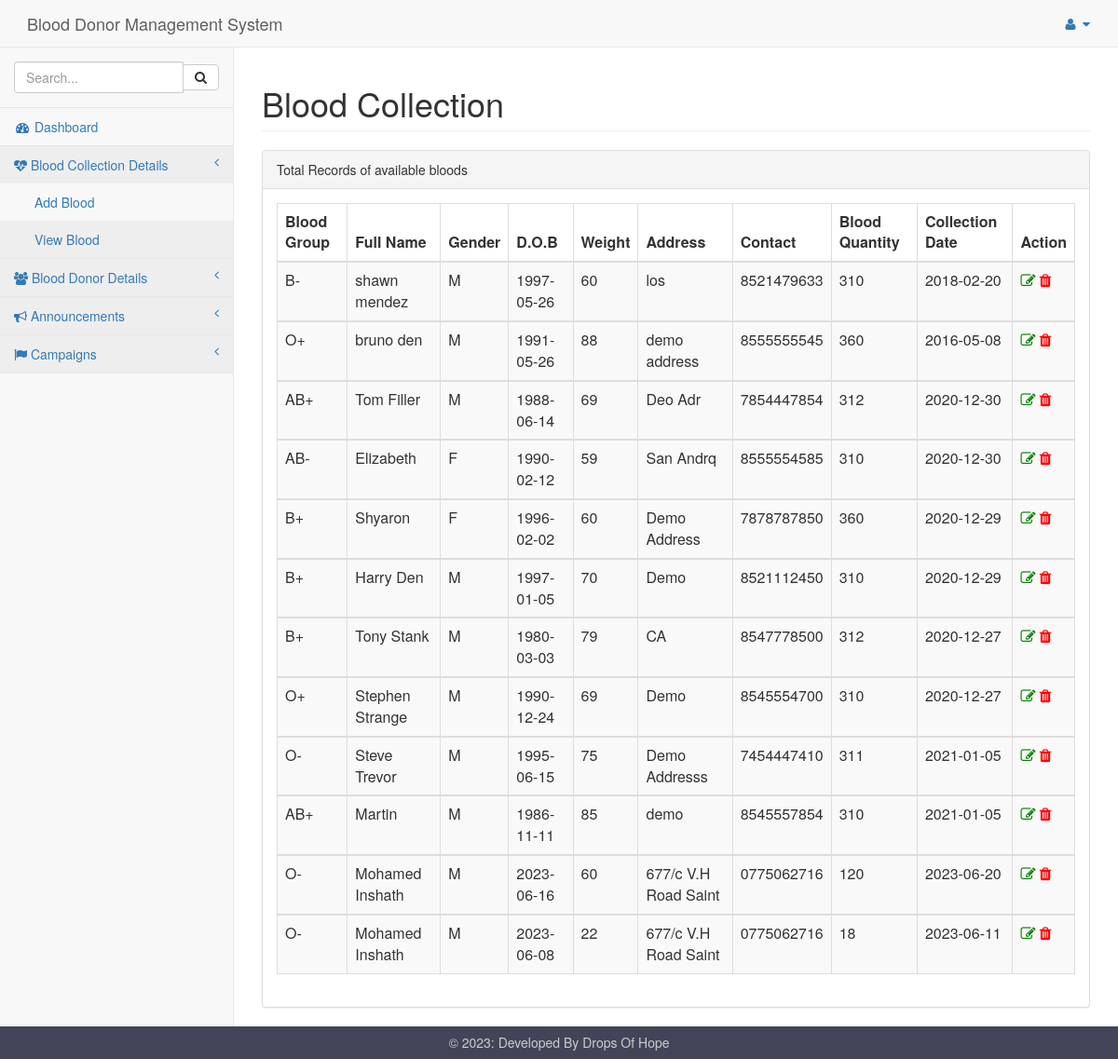
Page /admin/pages/viewblood.php on the committed database.
### tables this page shows
CREATE TABLE `blood` (
  `id` int(11) NOT NULL,
  `name` varchar(20) NOT NULL,
  `gender` varchar(20) NOT NULL,
  `dob` date NOT NULL,
  `weight` int(11) NOT NULL,
  `bloodgroup` varchar(3) NOT NULL,
  `address` varchar(20) NOT NULL,
  `contact` varchar(10) NOT NULL,
  `bloodqty` int(11) NOT NULL,
  `collection` date NOT NULL
);

### admin/pages/viewblood.php (the view, shortened to what this page needs)
<html>
<head>
	<link href="../assests/css/bootstrap.min.css" rel="stylesheet">
	<link href="../assests/vendor/metisMenu/metisMenu.min.css" rel="stylesheet">
	<link href="../assests/css/dataTables/dataTables.bootstrap.css" rel="stylesheet">
	<link href="../assests/css/dataTables/dataTables.responsive.css" rel="stylesheet">
	<link href="../assests/css/sb-admin-2.css" rel="stylesheet">
	<link href="../assests/vendor/font-awesome/css/font-awesome.min.css" rel="stylesheet" type="text/css">
	<link rel="stylesheet" href="../assests/fonts/icofont.min.css">
</head>
<body>
	<div id="wrapper">
		<?php include 'includes/nav.php' ?>
		<div id="page-wrapper">
			<div class="container-fluid">
				<div class="row">
					<div class=".col-lg-12">
						<h1 class="page-header">Blood Collection</h1>
					</div>
				</div>
				<div class="row">
					<div class=".col-lg-12">
						<div class="panel panel-default">
							<div class="panel-heading">
								Total Records of available bloods
							</div>
							<div class="panel-body">
								<div class="table-responsive">
									<table class="table table-striped table-bordered table-hover" id="dataTables-example">
										<?php
										include "dbconnect.php";
										$qry = "select * from blood";
										$result = mysqli_query($conn, $qry);
										echo "
						<thead>
						<tr>
							<th>Blood Group</th>
							<th>Full Name</th>
							<th>Gender</th>
							<th>D.O.B</th>
							<th>Weight</th>
							<th>Address</th>
							<th>Contact</th>
							<th>Blood Quantity</th>
							<th>Collection Date</th>
							<th colspan='2'>Action</th>
						</tr>
						</thead>";
										while ($row = mysqli_fetch_array($result)) {
											echo "<tbody>
						  <tr class='gradeA'>
						  <td>" . $row['bloodgroup'] . "</td>
						  <td>" . $row['name'] . "</td>
						  <td>" . $row['gender'] . "</td>
						  <td>" . $row['dob'] . "</td>
						  <td>" . $row['weight'] . "</td>
						  <td>" . $row['address'] . "</td>
						  <td>" . $row['contact'] . "</td>
						  <td>" . $row['bloodqty'] . "</td>
						  <td>" . $row['collection'] . "</td>
						  <td>
						  <a href='editbloodform.php?id=" . $row['id'] . "'><i class='fa fa-edit ' style='color:green; margin: right 10px;'></i></a>
						  <a href='deletebloodrecord.php?id=" . $row['id'] . "'><i class='fa fa-trash' style='color:red; margin: right 10px;'></i></a>
						  </td>
						</tr>
						<tbody>
						";
										}
										?>
									</table>
								</div>
							</div>
						</div>
					</div>
				</div>
			</div>
		</div>
	</div>
</body>
<footer>
	<p>&copy; <?php echo date("Y"); ?>: Developed By Drops Of Hope</p>
</footer>
</html>

### admin/pages/includes/nav.php (shortened to what this page needs)
<nav class="navbar navbar-default navbar-static-top" role="navigation" style="margin-bottom: 0">
            <div class="navbar-header">
                <a class="navbar-brand" href="index.php"><i class="icofont-blood-drop"></i>Blood Donor Management System</a>
            </div>
            <ul class="nav navbar-top-links navbar-right">
                <li class="dropdown">
                    <a class="dropdown-toggle" data-toggle="dropdown" href="#">
                        <i class="fa fa-user fa-fw"></i> <i class="fa fa-caret-down"></i>
                    </a>
                </li>
            </ul>
            <div class="navbar-default sidebar" role="navigation">
                <div class="sidebar-nav navbar-collapse">
                    <ul class="nav" id="side-menu">
                        <li class="sidebar-search">
                            <div class="input-group custom-search-form">
                                <input type="text" class="form-control" placeholder="Search...">
                                <span class="input-group-btn">
                                <button class="btn btn-default" type="button">
                                    <i class="fa fa-search"></i>
                                </button>
                            </span>
                            </div>
                        </li>
                        <li>
                            <a href="index.php"><i class="fa fa-dashboard fa-fw"></i> Dashboard</a>
                        </li>
                        <li>
                            <a href=""><i class="fa fa-heartbeat"></i> Blood Collection Details <span class="fa arrow"></span></a>
                            <ul class="nav nav-second-level">
                                <li>
                                    <a href="addblood.php">Add Blood</a>
                                </li>
                                <li>
                                    <a href="viewblood.php">View Blood</a>
                                </li>
                            </ul>
                        </li>
                        <li>
                            <a href=""><i class="fa fa-users"></i> Blood Donor Details <span class="fa arrow"></span></a>
                        </li>
                        <li>
                            <a href=""><i class="fa fa-bullhorn"></i> Announcements <span class="fa arrow"></span></a>
                        </li>
                        <li>
                            <a href=""><i class="fa fa-flag"></i> Campaigns <span class="fa arrow"></span></a>
                        </li>
                    </ul>
                </div>
            </div>
        </nav>

### admin/assests/css/sb-admin-2.css (style rules this page uses)
body { background-color: #f8f8f8; }
#wrapper { width: 100%; }
#page-wrapper { padding: 0 15px; min-height: 568px; background-color: white; }
@media (min-width: 768px) { #page-wrapper { position: inherit; margin: 0 0 0 250px; padding: 0 30px; border-left: 1px solid #e7e7e7; } }
.navbar-top-links { margin-right: 0; }
.navbar-top-links li { display: inline-block; }
.navbar-top-links li:last-child { margin-right: 15px; }
.navbar-top-links li a { padding: 15px; min-height: 50px; }
.sidebar .sidebar-nav.navbar-collapse { padding-left: 0; padding-right: 0; }
.sidebar .sidebar-search { padding: 15px; }
.sidebar ul li { border-bottom: 1px solid #e7e7e7; }
.sidebar ul li a.active { background-color: #eeeeee; }
.sidebar .arrow { float: right; }
.sidebar .fa.arrow:before { content: "\f104"; }
.sidebar .nav-second-level li, .sidebar .nav-third-level li { border-bottom: none !important; }
.sidebar .nav-second-level li a { padding-left: 37px; }
@media (min-width: 768px) { .sidebar { z-index: 1; position: absolute; width: 250px; margin-top: 51px; } }

### admin/pages/viewblood.php (style rules this page uses)
footer { background-color: #424558; bottom: 0; left: 0; right: 0; height: 35px; text-align: center; color: #CCC; }
footer p { padding: 10.5px; margin: 0px; line-height: 100%; }

### rows in the picture
blood: bloodgroup "B-", name "shawn mendez", gender "M", dob "1997-05-26", weight "60", address "los", contact "8521479633", bloodqty "310", collection "2018-02-20"
blood: bloodgroup "O+", name "bruno den", gender "M", dob "1991-05-26", weight "88", address "demo address", contact "8555555545", bloodqty "360", collection "2016-05-08"
blood: bloodgroup "AB+", name "Tom Filler", gender "M", dob "1988-06-14", weight "69", address "Deo Adr", contact "7854447854", bloodqty "312", collection "2020-12-30"
blood: bloodgroup "AB-", name "Elizabeth", gender "F", dob "1990-02-12", weight "59", address "San Andrq", contact "8555554585", bloodqty "310", collection "2020-12-30"
blood: bloodgroup "B+", name "Shyaron", gender "F", dob "1996-02-02", weight "60", address "Demo Address", contact "7878787850", bloodqty "360", collection "2020-12-29"
blood: bloodgroup "B+", name "Harry Den", gender "M", dob "1997-01-05", weight "70", address "Demo", contact "8521112450", bloodqty "310", collection "2020-12-29"
blood: bloodgroup "B+", name "Tony Stank", gender "M", dob "1980-03-03", weight "79", address "CA", contact "8547778500", bloodqty "312", collection "2020-12-27"
blood: bloodgroup "O+", name "Stephen Strange", gender "M", dob "1990-12-24", weight "69", address "Demo", contact "8545554700", bloodqty "310", collection "2020-12-27"
blood: bloodgroup "O-", name "Steve Trevor", gender "M", dob "1995-06-15", weight "75", address "Demo Addresss", contact "7454447410", bloodqty "311", collection "2021-01-05"
blood: bloodgroup "AB+", name "Martin", gender "M", dob "1986-11-11", weight "85", address "demo", contact "8545557854", bloodqty "310", collection "2021-01-05"
blood: bloodgroup "O-", name "Mohamed Inshath", gender "M", dob "2023-06-16", weight "60", address "677/c V.H Road Saint", contact "0775062716", bloodqty "120", collection "2023-06-20"
blood: bloodgroup "O-", name "Mohamed Inshath", gender "M", dob "2023-06-08", weight "22", address "677/c V.H Road Saint", contact "0775062716", bloodqty "18", collection "2023-06-11"
